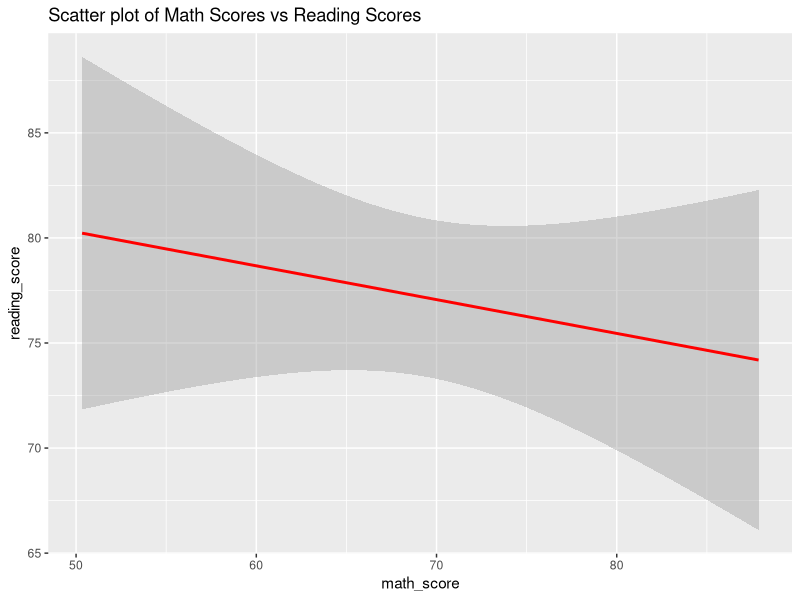

R code for this plot:
## ---- chunk 1

set.seed(123)  # for reproducibility

# Loading libraries
library(ggplot2)

# create the data set
data <- data.frame(student_id = 1:30,
                   math_score = rnorm(30, mean = 70, sd = 10),
                   reading_score = rnorm(30, mean = 75, sd = 12))

## ---- chunk 2

str(data)

## ---- chunk 3

cor.test(data$math_score, data$reading_score)


## ---- chunk 4

ggplot(data, aes(x = math_score, y = reading_score)) +
  geom_smooth(method = "lm", color = "red") +
  ggtitle("Scatter plot of Math Scores vs Reading Scores")

